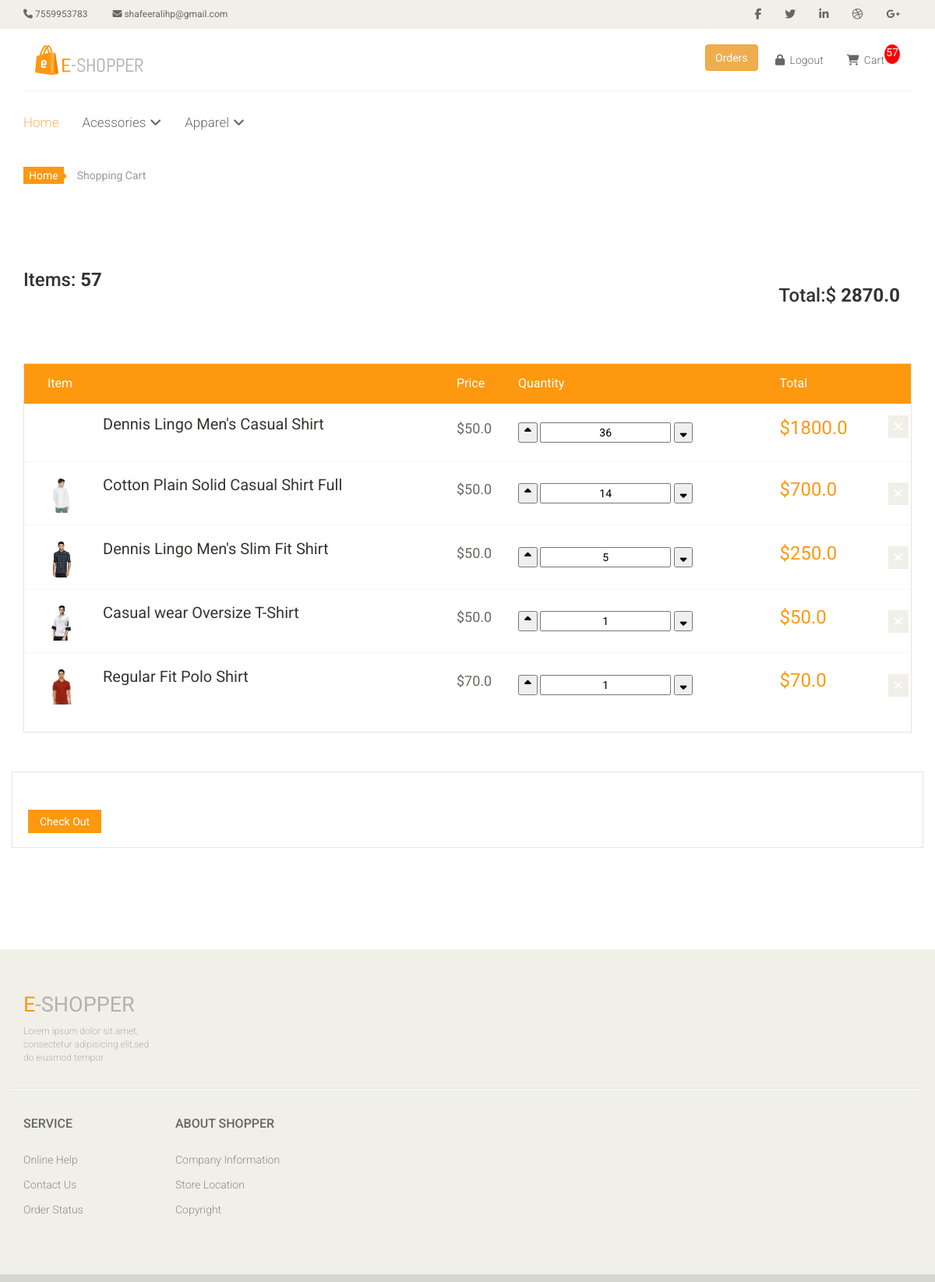
Before: /cart/cart-detail/ (signed in) with the older database file.
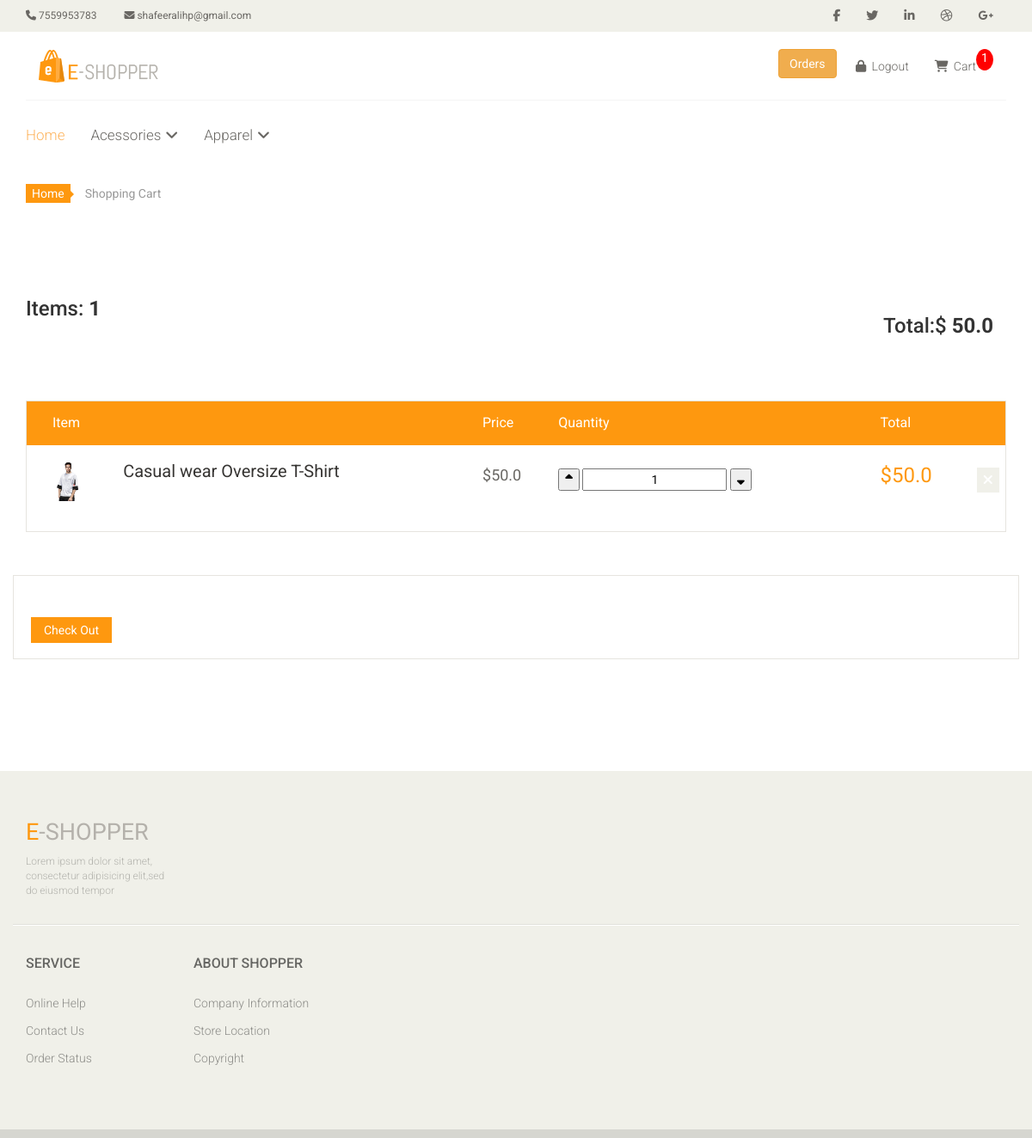
After: the same page with the newer database file.
### prod/models.py (models this page shows, shortened)
class Order(models.Model):
    STATUS={
        ("pending","pending"),
        ("shipped","shipped"),
        ("out for delivery","out for delivery"),
        ("completed","completed")
    }
    customer = models.ForeignKey(Customer,on_delete=models.SET_NULL, null=True,blank=True)
    product = models.ForeignKey(Product,on_delete=models.SET_NULL, null=True,blank=True)
    date_orderd = models.DateTimeField(auto_now_add=True)
    complete = models.BooleanField(default=False,null=True,blank=True)
    transaction_id=models.CharField(max_length=200,null=True)
    approve= models.BooleanField(default=False,null=True,blank=True)
    value=models.CharField(default='pending',max_length=200,null=True )
    @property
    def get_cart_total(self):
        orderitems = self.orderitem_set.all()
        total = sum([item.get_total for item in orderitems])
        return total
    @property
    def get_cart_items(self):
        orderitems = self.orderitem_set.all()
        total = sum([item.quantity for item in orderitems])
        return total

class OrderItem(models.Model):
    product = models.ForeignKey(Product,on_delete=models.SET_NULL, null=True,blank=True)
    order = models.ForeignKey(Order,on_delete=models.SET_NULL, null=True,blank=True)
    quantity=models.IntegerField(default=0,null=True,blank=True)
    date_added = models.DateTimeField(auto_now_add=True)
    @property
    def get_total(self):
        total = self.product.price * self.quantity
        return total

class  Product(models.Model):
    PRODUCTTYPE={
    ("shirt", "shirt"),
    ("t-shirt", "t-shirt"),
    ("pant", "pant"),
    ("jeans", "jeans"),
    ("sunglass", "sunglass"),
    ("shoe", "shoe"),
    }
    PRODUCTCATEGORY={
    ("Apparel", "Apparel"),
    ("Acessories", "Acessories"), }
    image = models.ImageField(null=True ,blank=True)
    name = models.CharField(max_length=300)
    price = models.FloatField()
    product_quantity=models.IntegerField()
    product_category= models.CharField(max_length=300,choices=PRODUCTCATEGORY)
    product_type= models.CharField(max_length=300,choices=PRODUCTTYPE)
    attribute = models.TextField(max_length=1000, verbose_name='attribute')
    @property
    def imageURL(self):
        try:
            url = self.image.url
        except:
            url=''
        return url

### ca/views.py (the view)
# urls.py: path('cart-detail/',views.cart_detail,name='cart_detail'),
def cart_detail(request):
    data = cartData(request)
    cartItems=data['cartItems']
    order=data['order']
    items=data['items']
    context = {'items':items,'order':order,'cartItems':cartItems}
    return render(request,'cart.html', context)

### ca/utils.py (called while the page is built)
def cartData(request):
    if request.user.is_authenticated:
        customer=request.user.customer
        order,created =Order.objects.get_or_create(customer=customer,complete=False)
        items = order.orderitem_set.all()
        cartItems=order.get_cart_items
    else:
        cookieData = cookieCart(request)
        cartItems = cookieData['cartItems']
        order = cookieData['order']
        items = cookieData['items']
    return{'items':items,'order':order,'cartItems':cartItems }

### templates/cart.html (shortened to what this page needs)
{% extends 'base.html'%}
{% block content %}
{% load static %}
	 <section id="cart_items">
		<div class="container">
			<div class="breadcrumbs">
				<ol class="breadcrumb">
				  <li><a href="/">Home</a></li>
				  <li class="active">Shopping Cart</li>
				</ol>
				<ol class="breadcrumb">
					<li><h3>Items: <strong id="total-items">{{order.get_cart_items}}</strong></h3></li>
					<li style="float: right;"><h3>Total:$<strong id="total-price"> {{order.get_cart_total}}</strong></h3></li>
				</ol>
			</div>
			<div class="table-responsive cart_info">
				<table class="table table-condensed">
					<thead>
						<tr class="cart_menu">
							<td class="image">Item</td>
							<td class="description"></td>
							<td class="price">Price</td>
							<td class="quantity">Quantity</td>
							<td class="total">Total</td>
							<td></td>
						</tr>
					</thead>
					<tbody>
						{% for item in items %}
						<tr>
							<td class="cart_product">
								<a href=""><img src="{{item.product.imageURL}}" style="width: 35px" alt=""></a>
							</td>
							<td class="cart_description">
								<h4 style="padding-bottom: 5%;"><a href="">{{item.product.name}}</a></h4>
							</td>
							<div class="pt-5">
							<td class="cart_price ">
								<p >$<span id="prodprice{{item}}" >{{item.product.price}}</span></p>
							</td>
							<td class=>
								{% if user.is_authenticated %}
								<button id="up" data-product={{item.product.id}}  data-action="add" onclick="window.myup('{{item}}')"  class="cart_quantity_up update-cart"  ><i class="fa fa-sort-asc"></i></button>
									<input style="text-align:center;"  id="qu{{item}}" class="test" value="{{item.quantity}}" >
									<button data-product={{item.product.id}} data-action="remove"  onclick="window.mydown('{{item}}')" class="cart_quantity_down update-cart" > <i class="fa fa-sort-desc"></i></button>
								{%endif%}
							</td>
							<td class="cart_total">
								<p class="cart_total_price">$<span id="totalprice{{item}}" class="cart_total_p">{{item.get_total}}</span></p>
							</td>
							<td class="cart_delete">
								{%if user.is_authenticated %}
								<a  data-product={{item.product.id}} data-name="{{item.product.name}}" onclick="window.mycart('{{item}}')" id="checking-{{item}}" data-action="delete" class="cart_quantity_delete update-cart" href=" "><i class="fa fa-times"></i></a>
								{% else %}
								<a  data-product={{item.product.id}} data-name="{{item.product.name}}" onclick="window.mycart1()" id="checking" data-action="delete" class="cart_quantity_delete update-cart" href=" "><i class="fa fa-times"></i></a>
								{%endif%}
							</td>
						</div>
						</tr>
						{% endfor %}
					</tbody>
				</table>
			</div>
		</div>
	</section>
	<section id="do_action">
		<div class="container">
			<div class="row">
				<div class="col-12">
					<div class="total_area">
					<a class="btn btn-default check_out" href="{% url 'checkout' %}">Check Out</a>
				</div>
				</div>
			</div>
		</div>
	</section>
{% endblock %}

Changed rows visible on the page:
removed OrderItem: product.name "Dennis Lingo Men's Casual Shirt", product.price "50.0", quantity "36", get_total "1800.0"
removed OrderItem: product.imageURL (picture), product.name "Cotton Plain Solid Casual Shirt Full", product.price "50.0", quantity "14", get_total "700.0"
removed OrderItem: product.imageURL (picture), product.name "Dennis Lingo Men's Slim Fit Shirt", product.price "50.0", quantity "5", get_total "250.0"
removed OrderItem: product.imageURL (picture), product.name "Regular Fit Polo Shirt", product.price "70.0", quantity "1", get_total "70.0"
computed for Order: get_cart_items "57" → "1"; get_cart_total "2870.0" → "50.0"
Other visible differences:
{{ cartItems }}: "57" → "1"
